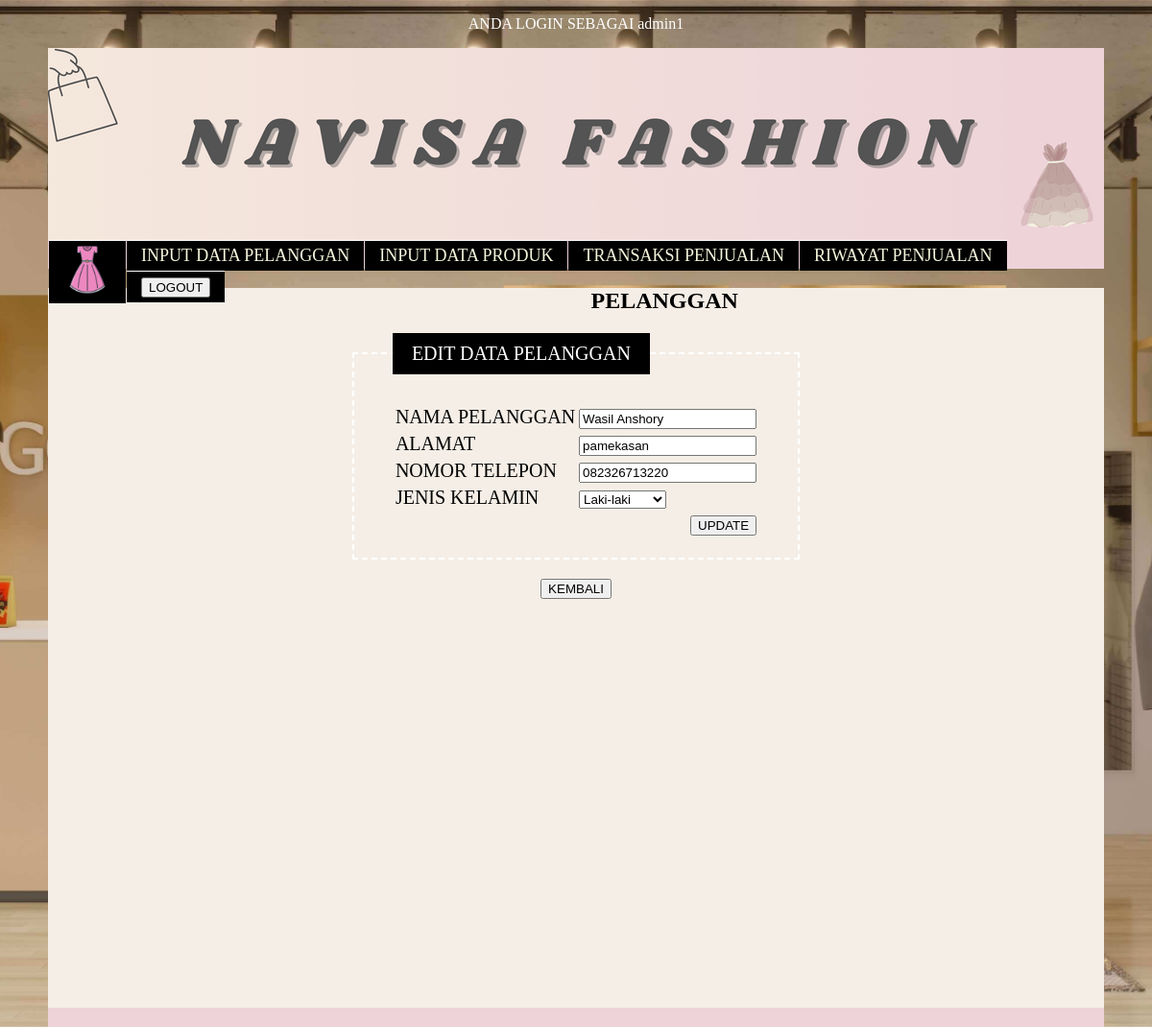
The app's page /homekasir.php?pg=formeditpelanggan&idnya=5 (signed in) with its own data.
### tables this page shows
CREATE TABLE `pelanggan` (
  `PelangganId` int(11) NOT NULL,
  `NamaPelanggan` varchar(255) NOT NULL,
  `Alamat` text NOT NULL,
  `NomorTelepon` varchar(15) NOT NULL
);

### formeditpelanggan.php (the view, shortened to what this page needs)
  <?php
if (isset($_SESSION['LoginId'])) {
  echo "<h2 align=center><B><font face=cambria color=black
size=5>PELANGGAN</font></B></h2><p>";
}
?>
<html>
<head>
  <link href="index.css" rel="stylesheet" type="text/css" />
</head>
<body>
  <?php
  $pelanggan = $_GET['idnya'];
  $persiapan_query = mysqli_prepare(
    $koneksi,
    "SELECT * FROM pelanggan WHERE PelangganId=?"
  );
  mysqli_stmt_bind_param($persiapan_query, "i", $pelanggan);
  $eksekusi_query = mysqli_stmt_execute($persiapan_query);
    ?>
    <?php
  $ambil = mysqli_stmt_get_result($persiapan_query);
  $array = mysqli_fetch_array($ambil, MYSQLI_ASSOC);
  ?>
  <div align="center">
    <fieldset>
      <legend>EDIT DATA PELANGGAN</legend>
      <form action="editpelanggan.php" method="post" name="form1" id="form1">
        <table>
          <tr>
            <td>NAMA PELANGGAN</td>
            <td>
              <input type="text" name="nama" id="nama" value="<?php echo "$array[NamaPelanggan]" ?>">
            </td>
          </tr>
          <tr>
            <td>ALAMAT</td>
            <td><input type="text" name="alamat" id="alamat" value="<?php echo "$array[Alamat]" ?>"></td>
          </tr>
          <tr>
            <td>NOMOR TELEPON</td>
            <td><input type="text" name="telepon" id="telepon" value="<?php echo "$array[NomorTelepon]" ?>"></td>
          </tr>
          <tr>
            <td>JENIS KELAMIN</td>
            <td>
              <select name="kelamin">
                <?php
                $jenisKelamin = $array['JenisKelamin'];
                ?>
                <option value="Laki-laki" <?php if ($jenisKelamin == "Laki-laki")
                  echo "selected"; ?>>Laki-laki</option>
              </select>
            </td>
          </tr>
          <tr>
            <td colspan="2" align="right">
              <input type="submit" value="UPDATE">
            </td>
          </tr>
        </table>
      </form>
    </fieldset>
  </div>
  <p>
  <div align="center">
    <a href="homekasir.php?pg=forminputpelanggan">
      <input type="submit" value="KEMBALI"></a>
  </div>
</body>
</html>

### index.css (style rules this page uses)
fieldset { border: 2px dashed white; display: inline-block; font-size: 20px; font-family:"Optima", Times New Roman, Times, serif; padding: 1em 2em; }
legend { color: white; margin-bottom: 10px; padding: 0.5em 1em; background-color: black; }

### homekasir.php (style rules this page uses)
body { background-image: url(bg2.jpeg); background-size: cover; background-repeat: no-repeat; background-position: center; background-attachment: fixed; height: 100%; }

### records on screen
pelanggan: nama "Wasil Anshory", alamat "pamekasan", telepon "082326713220"

### other values on screen
$_SESSION[Username] "admin1"
